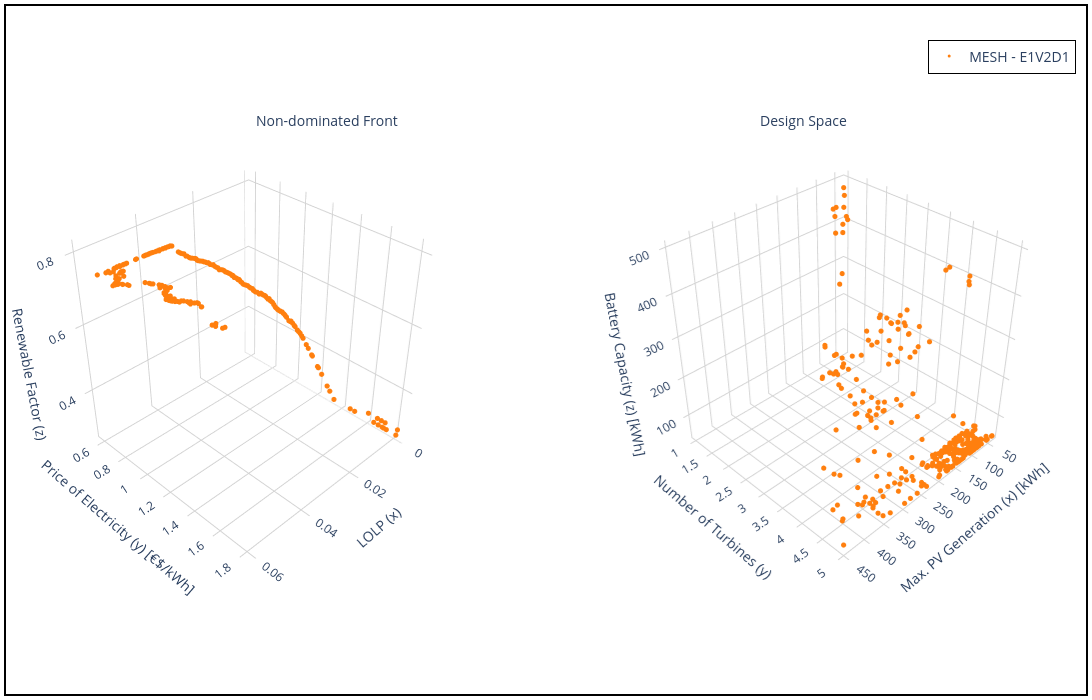

Write notebook code for a chart like this one.
### Markdown cell above
## 3D Plotting:

### Code cell
num_final_solutions = 300
position_dim = 3 # Number of variables
design_space = []
pareto_front = []

 # LAG AGM(0) Li4Ti5O12(1) LiCoO2(2) LiFePO4(3) LiMnO2(4) LiNiCoMnO2(5) LiNiCoAlO2(6) LiPoly(7) NaNiCl(8) NaS(9) NiCd(10) NiMH(11) RFV(12) Zn/Br Redox(13)
select_bat = 3
bat_name = ['LAG', 'LTO', 'LCO', 'LFP', 'LMO', 'LNCMO', 'LNCAO', 'LPoly', 'NNC', 'NaS', 'NiC', 'NMH', 'RFV', 'ZnBr']
experiment_name = bat_name[select_bat]

# Choosing the files
choose_global_best_attribution_type = [0] # [0, 1, 2 ,3]
choose_dm_pool_type = [1] # [0, 1, 2]
choose_de_mutation_type = [0] # [0, 1, 2, 3, 4]

# Name of chosen files
file_names = [
        f"E{i+1}V{j+1}D{k+1}_{experiment_name}.pkl"
        for i in choose_global_best_attribution_type
        for j in choose_dm_pool_type
        for k in choose_de_mutation_type
    ]
num_dataset = len(file_names) # Number of dataset

##### Color setup #####
solid_colors = [mcolors.to_hex(cm.tab10(i+1)) for i in range(num_dataset)] # List with solid colors
colorscales = pc.named_colorscales() # List of color scales
num_scales = len(colorscales)
#######################

##### Marker setup #####
marker_symbols = ['circle', 'circle-open', 'diamond', 'diamond-open', 'square', 'square-open', 'x']
num_symbols = len(marker_symbols)
#######################

for i in range(num_dataset):
  with open("../result/" + file_names[i], "rb") as f:
    r = pickle.load(f)
    design_space.append(
      go.Scatter3d(x=r['combined'][0][:,0], 
                   y=r['combined'][0][:,1],
                   z=r['combined'][0][:,2], #[150]*len(r['combined'][0][:,0]),
                   mode='markers', marker=dict(size=3, color=solid_colors[i]), #r['combined'][1][:,1], colorscale=colorscales[(i+1) % num_scales]),
                   name='MESH - ' + file_names[i][:6])
    )
    pareto_front.append(
      go.Scatter3d(x=r['combined'][1][:,0],
                   y=r['combined'][1][:,1],
                   z=-r['combined'][1][:,2],
                   mode='markers', marker=dict(size=3, color=solid_colors[i]), #color=r['combined'][1][:,1], colorscale=colorscales[(i+1) % num_scales]),
                   name='MESH - ' + file_names[i][:8],
                   showlegend=False)
    )

fig = make_subplots(rows=1, cols=2, specs=[[{'type': 'scatter3d'}, {'type': 'scatter3d'}]])

for i in range(num_dataset):
    fig.add_trace(pareto_front[i], row=1, col=1)
    fig.add_trace(design_space[i], row=1, col=2)

axis_range = None

# Setting layout
fig.update_layout(
    shapes=[
        dict(
            type="rect",
            xref="paper", yref="paper",
            x0=0, y0=0, x1=1, y1=1,
            line=dict(color="black", width=2),
            fillcolor="rgba(0,0,0,0)"
        )
    ],
    annotations=[
        dict(text="Non-dominated Front", x=0.23, y=0.85, showarrow=False, font=dict(size=14)),
        dict(text="Design Space", x=0.78, y=0.85, showarrow=False, font=dict(size=14))
    ],
    scene=dict(
        camera=dict(
          eye=dict(x=2,y=2,z=2)
        ),
        xaxis=dict(
            title=dict(text='LOLP (x)', font=dict(size=14)),
            tickfont=dict(size=12),
            backgroundcolor='white',   # X-axis background
            gridcolor='lightgray',     # Grid color on X axis 
            showbackground=True,       # Show background
            range=axis_range
        ),
        yaxis=dict(
            title=dict(text='Price of Electricity (y) [€$/kWh]', font=dict(size=14)),
            tickfont=dict(size=12),
            backgroundcolor='white',   # Y-axis background
            gridcolor='lightgray',     # Grid color on Y axis
            showbackground=True,       # Show background
            range=axis_range
        ),
        zaxis=dict(
            title=dict(text='Renewable Factor (z)', font=dict(size=14)),
            tickfont=dict(size=12),
            backgroundcolor='white',   # Z-axis background
            gridcolor='lightgray',     # Grid color on Z axis
            showbackground=True,       # Show background
            range=axis_range
        ),
        aspectmode='cube'
    ),
    scene2=dict(
        camera=dict(
          eye=dict(x=2,y=2,z=2)
        ),
        xaxis=dict(
            title=dict(text='Max. PV Generation (x) [kWh]', font=dict(size=14)),
            tickfont=dict(size=12),
            backgroundcolor='white',   # X-axis background
            gridcolor='lightgray',     # Grid color on X axis 
            showbackground=True,       # Show background
            range=axis_range
        ),
        yaxis=dict(
            title=dict(text='Number of Turbines (y)', font=dict(size=14)),
            tickfont=dict(size=12),
            backgroundcolor='white',   # Y-axis background
            gridcolor='lightgray',     # Grid color on Y axis
            showbackground=True,       # Show background
            range=axis_range
        ),
        zaxis=dict(
            title=dict(text='Battery Capacity (z) [kWh]', font=dict(size=14)),
            tickfont=dict(size=12),
            backgroundcolor='white',   # Z-axis background
            gridcolor='lightgray',     # Grid color on Z axis
            showbackground=True,       # Show background
            range=axis_range
        )
    ),
    legend=dict(
        x=0.99,
        y=0.95,
        xanchor="right",
        yanchor="top",
        bgcolor="rgba(255,255,255,0.8)",
        bordercolor="black",
        borderwidth=1,
        font=dict(size=14)
    ),
    showlegend=True,
    # title=dict(
    #     text='MESH - ' + experiment_name,
    #     x=0.5,  # Centering the title
    #     y=0.95,
    #     xanchor='center',
    #     yanchor='top'
    # ),
    margin=dict(l=5, r=5, b=5, t=5), # Rearrange the margin
    width=1200,   # Figure width (pixels)
    height=700,  # Figure height (pixels)
    paper_bgcolor="white",
    plot_bgcolor='white'
)

fig.show()

### Figure 1 — Plotly figure (JSON) as saved in the notebook; plotly's stock layout.template omitted (floating-point values rounded to 4 significant figures; data arrays with more than 128 entries replaced by an {"elided": "..."} marker saying what was removed)
{"data": [{"marker": {"color": "#ff7f0e", "size": 3}, "mode": "markers", "name": "MESH - E1V2D1_L", "scene": "scene", "showlegend": false, "type": "scatter3d", "x": {"elided": "300 float values"}, "y": {"elided": "300 float values"}, "z": {"elided": "300 float values"}}, {"marker": {"color": "#ff7f0e", "size": 3}, "mode": "markers", "name": "MESH - E1V2D1", "scene": "scene2", "type": "scatter3d", "x": {"elided": "300 float values"}, "y": {"elided": "300 float values"}, "z": {"elided": "300 float values"}}], "layout": {"annotations": [{"font": {"size": 14}, "showarrow": false, "text": "Non-dominated Front", "x": 0.23, "y": 0.85}, {"font": {"size": 14}, "showarrow": false, "text": "Design Space", "x": 0.78, "y": 0.85}], "height": 700, "legend": {"bgcolor": "rgba(255,255,255,0.8)", "bordercolor": "black", "borderwidth": 1, "font": {"size": 14}, "x": 0.99, "xanchor": "right", "y": 0.95, "yanchor": "top"}, "margin": {"b": 5, "l": 5, "r": 5, "t": 5}, "paper_bgcolor": "white", "plot_bgcolor": "white", "scene": {"aspectmode": "cube", "camera": {"eye": {"x": 2, "y": 2, "z": 2}}, "domain": {"x": [0, 0.45], "y": [0, 1]}, "xaxis": {"backgroundcolor": "white", "gridcolor": "lightgray", "showbackground": true, "tickfont": {"size": 12}, "title": {"font": {"size": 14}, "text": "LOLP (x)"}}, "yaxis": {"backgroundcolor": "white", "gridcolor": "lightgray", "showbackground": true, "tickfont": {"size": 12}, "title": {"font": {"size": 14}, "text": "Price of Electricity (y) [€$/kWh]"}}, "zaxis": {"backgroundcolor": "white", "gridcolor": "lightgray", "showbackground": true, "tickfont": {"size": 12}, "title": {"font": {"size": 14}, "text": "Renewable Factor (z)"}}}, "scene2": {"camera": {"eye": {"x": 2, "y": 2, "z": 2}}, "domain": {"x": [0.55, 1], "y": [0, 1]}, "xaxis": {"backgroundcolor": "white", "gridcolor": "lightgray", "showbackground": true, "tickfont": {"size": 12}, "title": {"font": {"size": 14}, "text": "Max. PV Generation (x) [kWh]"}}, "yaxis": {"backgroundcolor": "white", "gridcolor": "lightgray", "showbackground": true, "tickfont": {"size": 12}, "title": {"font": {"size": 14}, "text": "Number of Turbines (y)"}}, "zaxis": {"backgroundcolor": "white", "gridcolor": "lightgray", "showbackground": true, "tickfont": {"size": 12}, "title": {"font": {"size": 14}, "text": "Battery Capacity (z) [kWh]"}}}, "shapes": [{"fillcolor": "rgba(0,0,0,0)", "line": {"color": "black", "width": 2}, "type": "rect", "x0": 0, "x1": 1, "xref": "paper", "y0": 0, "y1": 1, "yref": "paper"}], "showlegend": true, "width": 1200}}
